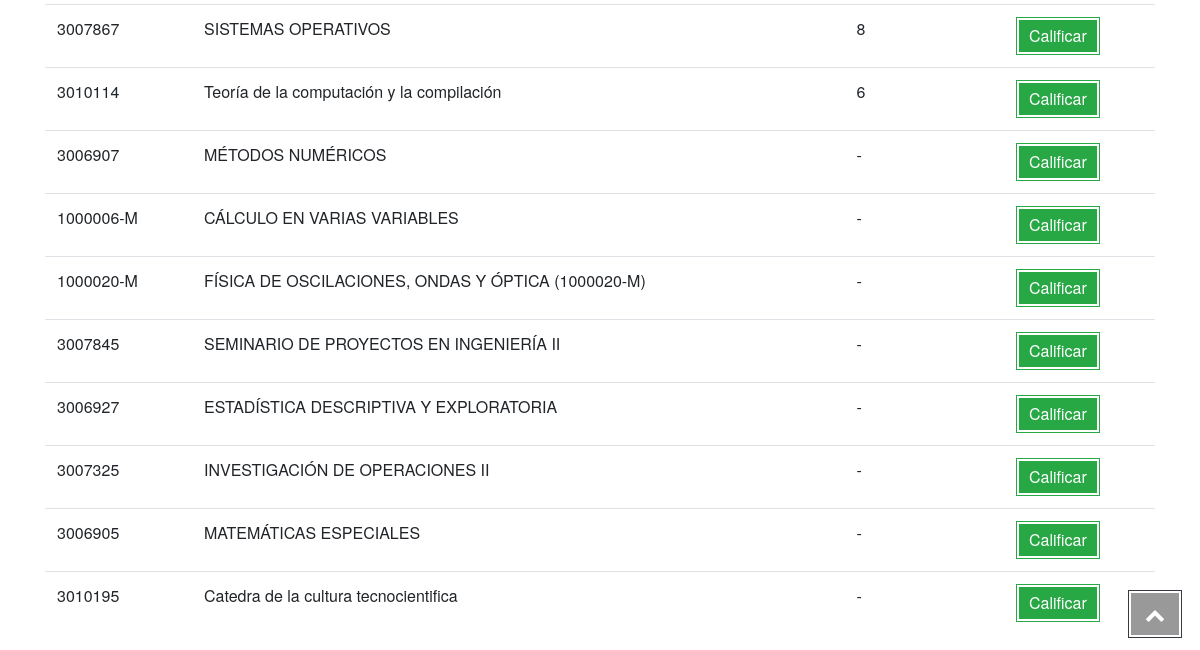
The app's page / (signed in, lower part), older data.
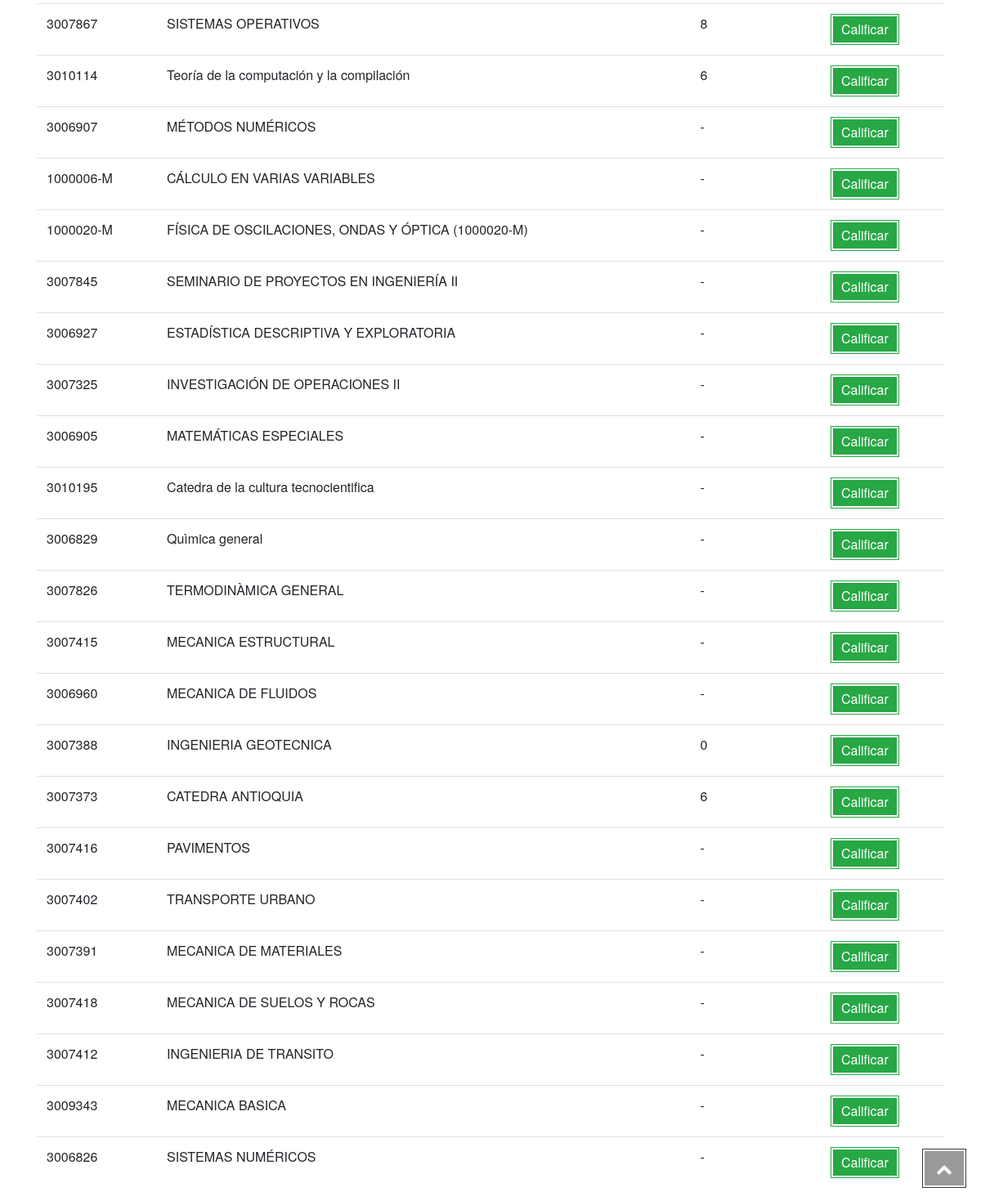
The same page, newer data.
### recomendador/models.py (models this page shows)
class Asignatura(models.Model):
    codigo = models.CharField(max_length=50, primary_key=True)
    nombre = models.CharField(max_length=60)
    estado = models.BooleanField()

### recomendador/views.py (the view, shortened to what this page needs)
# urls.py: url(r'^', views.indexView, name="index"),
@login_required
def indexView(request):
    usuario_actual = User.objects.get(username = request.user)
    asig = Asignatura.objects.all().filter(estado=True)
    for asignatura in asig:
        try:
            calificacion_vieja = Calificacion.objects.get(usuario_id= usuario_actual.id, asignatura_id = asignatura.codigo)
            asignatura.calificacion_vieja = calificacion_vieja.calificacion
        except Calificacion.DoesNotExist as e:
            asignatura.calificacion_vieja = '-'
    return render(request, "index.html", {'asignaturas' : asig})

### recomendador/templates/index.html (shortened to what this page needs)
<!DOCTYPE html>
<html lang="en">
<head>
    <link rel="stylesheet" href="https://stackpath.bootstrapcdn.com/bootstrap/4.4.1/css/bootstrap.min.css">
    {% load static %}
    <link rel="stylesheet" type="text/css" href="{% static 'nav.css' %}">
    <link href="https://maxcdn.bootstrapcdn.com/font-awesome/4.7.0/css/font-awesome.min.css" type="text/css" rel="stylesheet">
</head>
<body>
    <a id="to-top" class="btn btn-lg btn-dark" href="#top">
        <i class="fa fa-chevron-up"></i>
    </a>
    <div class="container">
        <div class="row">
            <div class="col">
                <table class="table table-hover">
                    <tbody>
                        {% for asignatura in asignaturas%}
                        <tr>
                            <td scope="row">{{asignatura.codigo}}</td>
                            <td>{{asignatura.nombre}}</td>
                            <td>{{asignatura.calificacion_vieja}}</td>
                            <td><button class="btn btn-success calificacion" title="Calificar" data-toggle="modal"  data-calificacion={{asignatura.calificacion_vieja}}  data-target='#calificar' data-codigo={{asignatura.codigo}} data-nombre="{{asignatura.nombre}}">Calificar</button></td>
                        </tr>
                        {% endfor%}
                    </tbody>
                </table>
            </div>
        </div>
    </div>
</body>
</html>

### recomendador/static/nav.css (style rules this page uses)
body { width: 100%; height: 100%; font-family: "Source Sans Pro", "Helvetica Neue", Helvetica, Arial, sans-serif; overflow-x: hidden; }
html { width: 100%; height: 100%; }
#to-top { position: fixed; right: 1.5%; bottom: .5%; z-index: 799; }
.btn-dark { border-radius: 0; color: #fff; background-color: rgba(0, 0, 0, 0.4); }
.btn { border-radius: 0px; box-shadow: inset 0 0 0 2px #fff; -moz-box-shadow: inset 0 0 0 2px #fff; -webkit-box-shadow: inset 0 0 0 2px #fff; overflow: hidden; }
.btn-dark { border-radius: 0; color: #fff; background-color: rgba(0,0,0,0.4); }

Row changes from the older to the newer data that the page shows:
added Asignatura: codigo "3006829", nombre "Quìmica general", calificacion_vieja "-"
added Asignatura: codigo "3007826", nombre "TERMODINÀMICA GENERAL", calificacion_vieja "-"
added Asignatura: codigo "3007415", nombre "MECANICA ESTRUCTURAL", calificacion_vieja "-"
added Asignatura: codigo "3006960", nombre "MECANICA DE FLUIDOS", calificacion_vieja "-"
added Asignatura: codigo "3007388", nombre "INGENIERIA GEOTECNICA", calificacion_vieja "0"
added Asignatura: codigo "3007373", nombre "CATEDRA ANTIOQUIA", calificacion_vieja "6"
added Asignatura: codigo "3007416", nombre "PAVIMENTOS", calificacion_vieja "-"
added Asignatura: codigo "3007402", nombre "TRANSPORTE URBANO", calificacion_vieja "-"
added Asignatura: codigo "3007391", nombre "MECANICA DE MATERIALES", calificacion_vieja "-"
added Asignatura: codigo "3007418", nombre "MECANICA DE SUELOS Y ROCAS", calificacion_vieja "-"
added Asignatura: codigo "3007412", nombre "INGENIERIA DE TRANSITO", calificacion_vieja "-"
added Asignatura: codigo "3009343", nombre "MECANICA BASICA", calificacion_vieja "-"
added Asignatura: codigo "3006826", nombre "SISTEMAS NUMÉRICOS", calificacion_vieja "-"
